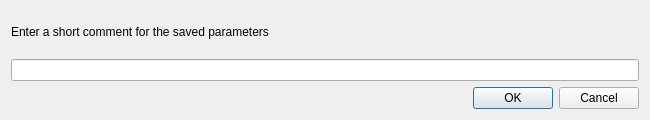
<?xml version="1.0" encoding="UTF-8"?>
<ui version="4.0">
 <class>SavingParameters</class>
 <widget class="QDialog" name="SavingParameters">
  <property name="windowModality">
   <enum>Qt::ApplicationModal</enum>
  </property>
  <property name="geometry">
   <rect>
    <x>0</x>
    <y>0</y>
    <width>650</width>
    <height>120</height>
   </rect>
  </property>
  <property name="sizePolicy">
   <sizepolicy hsizetype="Fixed" vsizetype="Fixed">
    <horstretch>0</horstretch>
    <verstretch>0</verstretch>
   </sizepolicy>
  </property>
  <property name="minimumSize">
   <size>
    <width>650</width>
    <height>120</height>
   </size>
  </property>
  <property name="maximumSize">
   <size>
    <width>650</width>
    <height>120</height>
   </size>
  </property>
  <property name="windowTitle">
   <string>Saving Parameters</string>
  </property>
  <layout class="QGridLayout" name="gridLayout">
   <item row="0" column="0">
    <layout class="QVBoxLayout" name="verticalLayout">
     <item>
      <widget class="QLabel" name="label">
       <property name="text">
        <string>Enter a short comment for the saved parameters</string>
       </property>
      </widget>
     </item>
     <item>
      <widget class="QLineEdit" name="comment"/>
     </item>
     <item>
      <widget class="QDialogButtonBox" name="buttonBox">
       <property name="orientation">
        <enum>Qt::Horizontal</enum>
       </property>
       <property name="standardButtons">
        <set>QDialogButtonBox::Cancel|QDialogButtonBox::Ok</set>
       </property>
      </widget>
     </item>
    </layout>
   </item>
  </layout>
 </widget>
 <resources/>
 <connections>
  <connection>
   <sender>buttonBox</sender>
   <signal>accepted()</signal>
   <receiver>SavingParameters</receiver>
   <slot>accept()</slot>
   <hints>
    <hint type="sourcelabel">
     <x>248</x>
     <y>254</y>
    </hint>
    <hint type="destinationlabel">
     <x>157</x>
     <y>274</y>
    </hint>
   </hints>
  </connection>
  <connection>
   <sender>buttonBox</sender>
   <signal>rejected()</signal>
   <receiver>SavingParameters</receiver>
   <slot>reject()</slot>
   <hints>
    <hint type="sourcelabel">
     <x>316</x>
     <y>260</y>
    </hint>
    <hint type="destinationlabel">
     <x>286</x>
     <y>274</y>
    </hint>
   </hints>
  </connection>
 </connections>
</ui>
